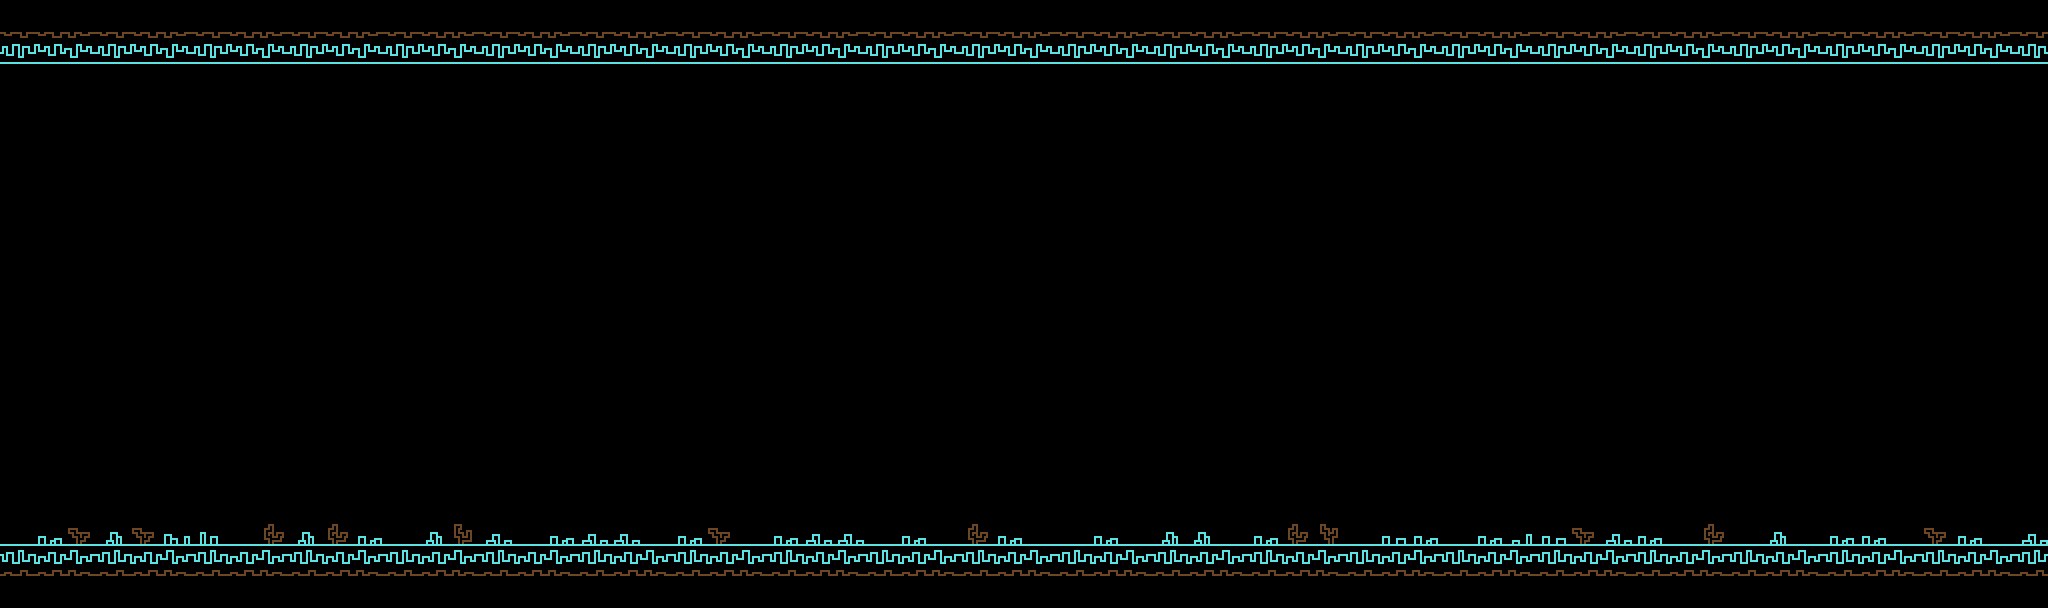

This game map was drawn from its Tiled (.tmx) file and the tilesets committed beside it. A one-line description and the full map source follow:
An orthogonal 64x19 tile map with 32x32 px tiles, 1 tile layer (Tile Layer 1).

<map version="1.5" tiledversion="1.7.2" orientation="orthogonal" renderorder="right-down" width="64" height="19" tilewidth="32" tileheight="32" infinite="0" nextlayerid="2" nextobjectid="1">
 <editorsettings>
  <export target="retro_winter.json" format="json" />
 </editorsettings>
 <tileset firstgid="1" source="Winter.tsx" />
 <layer id="1" name="Tile Layer 1" width="64" height="19">
  <data encoding="csv">
0,0,0,0,0,0,0,0,0,0,0,0,0,0,0,0,0,0,0,0,0,0,0,0,0,0,0,0,0,0,0,0,0,0,0,0,0,0,0,0,0,0,0,0,0,0,0,0,0,0,0,0,0,0,0,0,0,0,0,0,0,0,0,0,
62,63,64,62,63,64,62,63,64,62,63,64,62,63,64,62,63,64,62,63,64,62,63,64,62,63,64,62,63,64,62,63,64,62,63,64,62,63,64,62,63,64,62,63,64,62,63,64,62,63,64,62,63,64,62,63,64,62,63,64,62,63,64,62,
0,0,0,0,0,0,0,0,0,0,0,0,0,0,0,0,0,0,0,0,0,0,0,0,0,0,0,0,0,0,0,0,0,0,0,0,0,0,0,0,0,0,0,0,0,0,0,0,0,0,0,0,0,0,0,0,0,0,0,0,0,0,0,0,
0,0,0,0,0,0,0,0,0,0,0,0,0,0,0,0,0,0,0,0,0,0,0,0,0,0,0,0,0,0,0,0,0,0,0,0,0,0,0,0,0,0,0,0,0,0,0,0,0,0,0,0,0,0,0,0,0,0,0,0,0,0,0,0,
0,0,0,0,0,0,0,0,0,0,0,0,0,0,0,0,0,0,0,0,0,0,0,0,0,0,0,0,0,0,0,0,0,0,0,0,0,0,0,0,0,0,0,0,0,0,0,0,0,0,0,0,0,0,0,0,0,0,0,0,0,0,0,0,
0,0,0,0,0,0,0,0,0,0,0,0,0,0,0,0,0,0,0,0,0,0,0,0,0,0,0,0,0,0,0,0,0,0,0,0,0,0,0,0,0,0,0,0,0,0,0,0,0,0,0,0,0,0,0,0,0,0,0,0,0,0,0,0,
0,0,0,0,0,0,0,0,0,0,0,0,0,0,0,0,0,0,0,0,0,0,0,0,0,0,0,0,0,0,0,0,0,0,0,0,0,0,0,0,0,0,0,0,0,0,0,0,0,0,0,0,0,0,0,0,0,0,0,0,0,0,0,0,
0,0,0,0,0,0,0,0,0,0,0,0,0,0,0,0,0,0,0,0,0,0,0,0,0,0,0,0,0,0,0,0,0,0,0,0,0,0,0,0,0,0,0,0,0,0,0,0,0,0,0,0,0,0,0,0,0,0,0,0,0,0,0,0,
0,0,0,0,0,0,0,0,0,0,0,0,0,0,0,0,0,0,0,0,0,0,0,0,0,0,0,0,0,0,0,0,0,0,0,0,0,0,0,0,0,0,0,0,0,0,0,0,0,0,0,0,0,0,0,0,0,0,0,0,0,0,0,0,
0,0,0,0,0,0,0,0,0,0,0,0,0,0,0,0,0,0,0,0,0,0,0,0,0,0,0,0,0,0,0,0,0,0,0,0,0,0,0,0,0,0,0,0,0,0,0,0,0,0,0,0,0,0,0,0,0,0,0,0,0,0,0,0,
0,0,0,0,0,0,0,0,0,0,0,0,0,0,0,0,0,0,0,0,0,0,0,0,0,0,0,0,0,0,0,0,0,0,0,0,0,0,0,0,0,0,0,0,0,0,0,0,0,0,0,0,0,0,0,0,0,0,0,0,0,0,0,0,
0,0,0,0,0,0,0,0,0,0,0,0,0,0,0,0,0,0,0,0,0,0,0,0,0,0,0,0,0,0,0,0,0,0,0,0,0,0,0,0,0,0,0,0,0,0,0,0,0,0,0,0,0,0,0,0,0,0,0,0,0,0,0,0,
0,0,0,0,0,0,0,0,0,0,0,0,0,0,0,0,0,0,0,0,0,0,0,0,0,0,0,0,0,0,0,0,0,0,0,0,0,0,0,0,0,0,0,0,0,0,0,0,0,0,0,0,0,0,0,0,0,0,0,0,0,0,0,0,
0,0,0,0,0,0,0,0,0,0,0,0,0,0,0,0,0,0,0,0,0,0,0,0,0,0,0,0,0,0,0,0,0,0,0,0,0,0,0,0,0,0,0,0,0,0,0,0,0,0,0,0,0,0,0,0,0,0,0,0,0,0,0,0,
0,0,0,0,0,0,0,0,0,0,0,0,0,0,0,0,0,0,0,0,0,0,0,0,0,0,0,0,0,0,0,0,0,0,0,0,0,0,0,0,0,0,0,0,0,0,0,0,0,0,0,0,0,0,0,0,0,0,0,0,0,0,0,0,
0,0,0,0,0,0,0,0,0,0,0,0,0,0,0,0,0,0,0,0,0,0,0,0,0,0,0,0,0,0,0,0,0,0,0,0,0,0,0,0,0,0,0,0,0,0,0,0,0,0,0,0,0,0,0,0,0,0,0,0,0,0,0,0,
0,103,99,105,99,98,82,0,102,105,102,103,0,105,101,96,0,103,96,96,0,103,99,0,103,96,96,0,103,0,102,103,0,0,103,0,105,105,0,103,102,100,0,83,103,0,103,81,83,99,96,103,0,102,0,105,0,103,103,0,99,103,0,96,
2,3,4,2,3,4,2,3,4,2,3,4,2,3,4,2,3,4,2,3,4,2,3,4,2,3,4,2,3,4,2,3,4,2,3,4,2,3,4,2,3,4,2,3,4,2,3,4,2,3,4,2,3,4,2,3,4,2,3,4,2,3,4,2,
0,0,0,0,0,0,0,0,0,0,0,0,0,0,0,0,0,0,0,0,0,0,0,0,0,0,0,0,0,0,0,0,0,0,0,0,0,0,0,0,0,0,0,0,0,0,0,0,0,0,0,0,0,0,0,0,0,0,0,0,0,0,0,0
</data>
 </layer>
</map>
